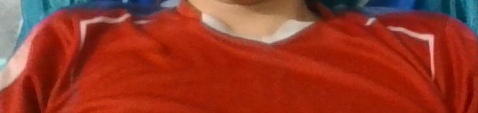
#> input picture SeatBelt/test/no_seatbelt/khong_day_20261012_022904.jpg, 478 x 113 px, given in place of the camera
$ python capture.py
#> lines starting #> are read from the running program, lines starting #| are printed output that depends on the picture
### SeatBelt/trial_p1.py
import cv2

TI_LE_NGUC = dict(
    trai_phai=0.9,      # ngực rộng thêm 0.9 lần bề rộng mặt về mỗi bên
    tren=1.15,          # bắt đầu ngay dưới cằm (1.15 lần chiều cao mặt kể từ đỉnh mặt)
    duoi=3.0,           # kết thúc ở 3 lần chiều cao mặt
)


def _tao_bo_do_mat():
    if not hasattr(cv2, "CascadeClassifier") or not hasattr(cv2, "data"):
        raise RuntimeError(
            "OpenCV %s không có bộ dò khuôn mặt (OpenCV 5 đã bỏ). "
            "Chạy: py -3.13 -m pip install \"opencv-python<5\"" % cv2.__version__)
    bo = cv2.CascadeClassifier(cv2.data.haarcascades + "haarcascade_frontalface_default.xml")
    if bo.empty():
        raise RuntimeError("Không nạp được file haarcascade_frontalface_default.xml")
    return bo


_BO_DO_MAT = _tao_bo_do_mat()     # tạo ngay khi import: lỗi thì báo lúc khởi động, không phải giữa chừng


def _tim_mat(xam, kich_thuoc_toi_thieu):
    return _BO_DO_MAT.detectMultiScale(xam, scaleFactor=1.1, minNeighbors=5,
                                       minSize=(kich_thuoc_toi_thieu, kich_thuoc_toi_thieu))


def detect_people(frame):
    h, w = frame.shape[:2]
    kich_thuoc_toi_thieu = max(40, w // 14)   # mặt phải chiếm ít nhất khoảng này

    xam_thuong = cv2.cvtColor(frame, cv2.COLOR_BGR2GRAY)
    cac_mat = _tim_mat(xam_thuong, kich_thuoc_toi_thieu)
    if len(cac_mat) == 0:
        # Ảnh thiếu sáng (ngược sáng, tối) -> thử lại với ảnh đã cân bằng độ tương phản.
        # LƯU Ý: chỉ dùng equalizeHist làm PHƯƠNG ÁN DỰ PHÒNG, không dùng mặc định,
        # vì ở phòng có nền sáng (bảng trắng, cửa sổ) nó từng làm co nhỏ khung mặt
        # và khiến khung bị loại nhầm ở đúng ngưỡng minSize (đã kiểm chứng bằng ảnh thật).
        xam_can_bang = cv2.equalizeHist(xam_thuong)
        cac_mat = _tim_mat(xam_can_bang, kich_thuoc_toi_thieu)
    ket_qua = []
    for fx, fy, fw, fh in cac_mat:
        person_box = (max(0, int(fx - 1.2 * fw)), max(0, int(fy - 0.3 * fh)),
                      min(w, int(fx + 2.2 * fw)), min(h, int(fy + 4.0 * fh)))

        r = TI_LE_NGUC
        cx1, cx2 = max(0, int(fx - r["trai_phai"] * fw)), min(w, int(fx + fw + r["trai_phai"] * fw))
        cy1, cy2 = int(fy + r["tren"] * fh), min(h, int(fy + r["duoi"] * fh))
        if cx2 - cx1 < 40 or cy2 - cy1 < 40:     # mặt sát đáy khung hình -> không còn chỗ cho ngực
            continue
        ket_qua.append({
            "person_box": person_box,
            "chest_box": (cx1, cy1, cx2, cy2),
            "chest_roi": frame[cy1:cy2, cx1:cx2].copy(),
        })
    return ket_qua

### SeatBelt/capture.py
"""
Phím tắt:
  s = lưu ảnh hiện tại vào test/seatbelt/      (đang CÓ thắt dây)
  n = lưu ảnh hiện tại vào test/no_seatbelt/   (đang KHÔNG thắt dây)
  q = thoát
"""
import time
from pathlib import Path

import cv2

from trial_p1 import detect_people   # dùng lại đúng khâu cắt vùng ngực đang có

THU_MUC_TEST = Path(__file__).resolve().parent / "test"
LAT_HINH = 1
XANH, VANG, TRANG = (0, 200, 0), (0, 220, 220), (255, 255, 255)


def luu_anh(roi, thu_muc, tien_to):
    thu_muc.mkdir(parents=True, exist_ok=True)
    ok, bo_dem = cv2.imencode(".jpg", roi)
    if not ok:
        print("Lỗi: không mã hóa được ảnh, thử lại.")
        return None

    # Bấm phím 2 lần trong cùng 1 giây thì tên file trùng nhau -> ảnh sau ĐÈ LÊN ảnh trước
    # mà không báo lỗi gì. Vì vậy nếu tên đã tồn tại, thêm số đếm (_2, _3, ...) vào sau.
    goc = f"{tien_to}_{time.strftime('%Y%m%d_%H%M%S')}"
    ten = f"{goc}.jpg"
    dem = 1
    while (thu_muc / ten).exists():
        dem += 1
        ten = f"{goc}_{dem}.jpg"

    (thu_muc / ten).write_bytes(bo_dem.tobytes())
    return ten


def dem_anh(thu_muc):
    return len(list(thu_muc.glob("*.jpg"))) if thu_muc.is_dir() else 0


def ve_chu_nen(frame, dong, y, mau=TRANG):
    cv2.putText(frame, dong, (10, y), cv2.FONT_HERSHEY_SIMPLEX, 0.6, (0, 0, 0), 3)  # viền đen cho dễ đọc
    cv2.putText(frame, dong, (10, y), cv2.FONT_HERSHEY_SIMPLEX, 0.6, mau, 1)


def main():
    cap = cv2.VideoCapture(0)
    if not cap.isOpened():
        print("Không mở được camera. Thử đổi số 0 thành 1.")
        return

    thong_bao, het_han_thong_bao = "", 0.0
    while True:
        ok, frame = cap.read()
#> frame is the input picture: shape (113, 478, 3); mean B, G, R 38.6, 55.3, 153.2
        if not ok:
            break
        if LAT_HINH is not None:
            frame = cv2.flip(frame, LAT_HINH)
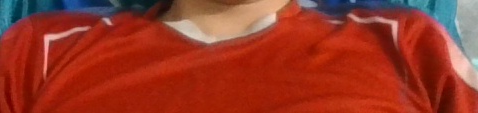
#> frame: shape (113, 478, 3); mean B, G, R 38.6, 55.3, 153.2

        cac_nguoi = detect_people(frame)
#> in detect_people, `xam_thuong = cv2.cvtColor(frame, cv2.COLOR_BGR2GRAY)`:
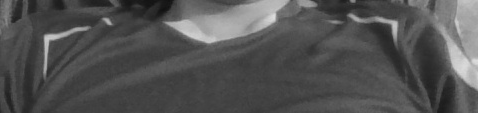
#> xam_thuong: shape (113, 478); min 17, max 221, mean 82.6
#> in detect_people, `cac_mat = _tim_mat(xam_thuong, kich_thuoc_toi_thieu)`: cac_mat = ()
#> in detect_people, `xam_can_bang = cv2.equalizeHist(xam_thuong)`:
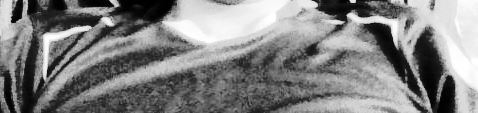
#> xam_can_bang: shape (113, 478); min 0, max 255, mean 129.9
#> after the loop in detect_people, `for fx, fy, fw, fh in cac_mat:`: ket_qua = []
#> cac_nguoi = []
        for n in cac_nguoi:
            x1, y1, x2, y2 = n["chest_box"]
            cv2.rectangle(frame, (x1, y1), (x2, y2), VANG, 2)
#> this loop made 0 passes

        so_co_day = dem_anh(THU_MUC_TEST / "seatbelt")
        so_khong_day = dem_anh(THU_MUC_TEST / "no_seatbelt")
        ve_chu_nen(frame, f"seatbelt: {so_co_day}   no_seatbelt: {so_khong_day}", 25)
        ve_chu_nen(frame, "s = luu CO day | n = luu KHONG day | q = thoat", 50)
        if not cac_nguoi:
            ve_chu_nen(frame, "Khong thay nguoi - chinh lai tu the / anh sang", 75, (0, 0, 255))
#> call 3 of ve_chu_nen, with y = 75, mau = (0, 0, 255)
#> in ve_chu_nen (call 3), `cv2.putText(frame, dong, (10, y), cv2.FONT_HERSHEY_SIMPLEX, 0.6, mau, 1)`:
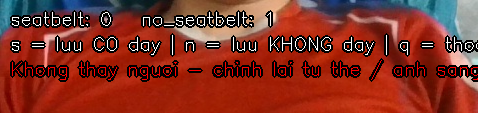
#> frame: shape (113, 478, 3); mean B, G, R 37.1, 49.9, 130.8
        if thong_bao and time.time() < het_han_thong_bao:
            ve_chu_nen(frame, thong_bao, frame.shape[0] - 15, XANH)

        cv2.imshow("Gom anh test - Seatbelt AI", frame)
        phim = cv2.waitKey(1) & 0xFF
#> (key q is pressed here)

        if phim == ord("q"):
            break
        elif phim in (ord("s"), ord("n")) and not cac_nguoi:
            thong_bao, het_han_thong_bao = "Chua thay ROI de luu!", time.time() + 1.5
        elif phim == ord("s"):
            ten = luu_anh(cac_nguoi[0]["chest_roi"], THU_MUC_TEST / "seatbelt", "co_day")
            if ten:
                thong_bao, het_han_thong_bao = f"Da luu (CO day): {ten}", time.time() + 1.5
        elif phim == ord("n"):
            ten = luu_anh(cac_nguoi[0]["chest_roi"], THU_MUC_TEST / "no_seatbelt", "khong_day")
            if ten:
                thong_bao, het_han_thong_bao = f"Da luu (KHONG day): {ten}", time.time() + 1.5

    cap.release()
    cv2.destroyAllWindows()
    print(f"\nTổng kết: {dem_anh(THU_MUC_TEST/'seatbelt')} ảnh seatbelt, "
          f"{dem_anh(THU_MUC_TEST/'no_seatbelt')} ảnh no_seatbelt trong {THU_MUC_TEST}")


if __name__ == "__main__":
    main()

$ run again, on SeatBelt/test/no_seatbelt/khong_day_20261012_022907.jpg
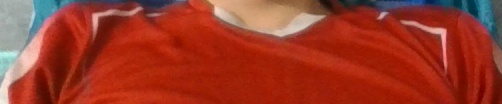
#> input picture SeatBelt/test/no_seatbelt/khong_day_20261012_022907.jpg, 502 x 104 px, given in place of the camera
#> in main, frame is the input picture: shape (104, 502, 3); mean B, G, R 39.7, 57, 156.8
#> cac_mat = ()
#> in detect_people, `xam_can_bang = cv2.equalizeHist(xam_thuong)`:
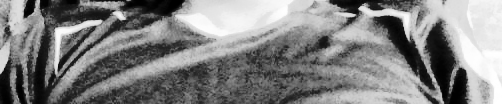
#> xam_can_bang: shape (104, 502); min 0, max 255, mean 129.9
#> after the loop in detect_people, `for fx, fy, fw, fh in cac_mat:`: ket_qua = []
#> in ve_chu_nen (call 3), `cv2.putText(frame, dong, (10, y), cv2.FONT_HERSHEY_SIMPLEX, 0.6, mau, 1)`:
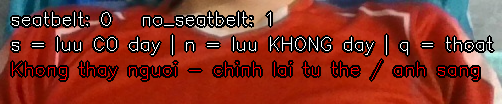
#> frame: shape (104, 502, 3); mean B, G, R 38.9, 52, 132.9
